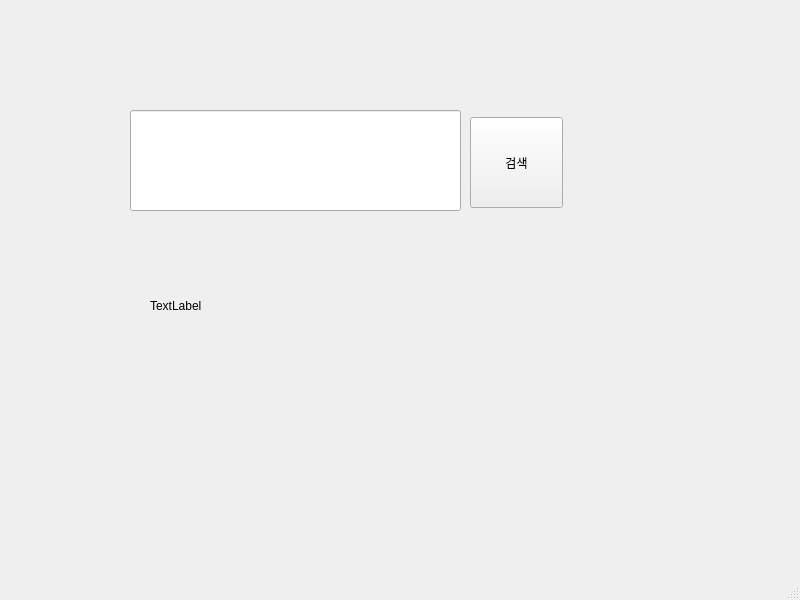
<?xml version="1.0" encoding="UTF-8"?>
<ui version="4.0">
 <class>MainWindow</class>
 <widget class="QMainWindow" name="MainWindow">
  <property name="geometry">
   <rect>
    <x>0</x>
    <y>0</y>
    <width>800</width>
    <height>600</height>
   </rect>
  </property>
  <property name="windowTitle">
   <string>MainWindow</string>
  </property>
  <widget class="QWidget" name="centralwidget">
   <widget class="QPushButton" name="btn">
    <property name="geometry">
     <rect>
      <x>470</x>
      <y>117</y>
      <width>93</width>
      <height>91</height>
     </rect>
    </property>
    <property name="text">
     <string>검색</string>
    </property>
   </widget>
   <widget class="QLabel" name="label">
    <property name="geometry">
     <rect>
      <x>150</x>
      <y>210</y>
      <width>411</width>
      <height>191</height>
     </rect>
    </property>
    <property name="text">
     <string>TextLabel</string>
    </property>
   </widget>
   <widget class="QLineEdit" name="lineEdit">
    <property name="geometry">
     <rect>
      <x>130</x>
      <y>110</y>
      <width>331</width>
      <height>101</height>
     </rect>
    </property>
   </widget>
  </widget>
  <widget class="QMenuBar" name="menubar">
   <property name="geometry">
    <rect>
     <x>0</x>
     <y>0</y>
     <width>800</width>
     <height>26</height>
    </rect>
   </property>
  </widget>
  <widget class="QStatusBar" name="statusbar"/>
 </widget>
 <resources/>
 <connections/>
</ui>
